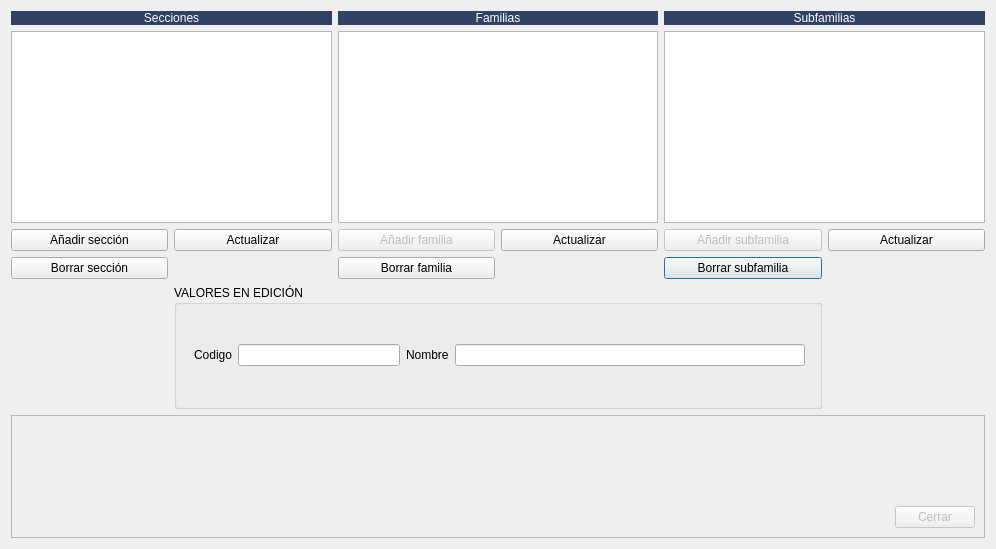
<?xml version="1.0" encoding="UTF-8"?>
<ui version="4.0">
 <class>DlgDivisionesAlmacen</class>
 <widget class="QDialog" name="DlgDivisionesAlmacen">
  <property name="geometry">
   <rect>
    <x>0</x>
    <y>0</y>
    <width>996</width>
    <height>549</height>
   </rect>
  </property>
  <property name="windowTitle">
   <string>Divisiones del almacén</string>
  </property>
  <layout class="QGridLayout" name="gridLayout_2">
   <item row="0" column="3" colspan="2">
    <widget class="QLabel" name="label_2">
     <property name="styleSheet">
      <string notr="true">background-color: #304163;
color: rgb(255, 255, 255);</string>
     </property>
     <property name="text">
      <string>Familias</string>
     </property>
     <property name="alignment">
      <set>Qt::AlignmentFlag::AlignCenter</set>
     </property>
    </widget>
   </item>
   <item row="1" column="3" colspan="2">
    <widget class="QListWidget" name="listFamilias"/>
   </item>
   <item row="3" column="5">
    <widget class="QPushButton" name="btnBorrarSub">
     <property name="text">
      <string>Borrar subfamilia</string>
     </property>
     <property name="icon">
      <iconset resource="../designer.qrc">
       <normaloff>:/PNG/resources/icons/png/delete.png</normaloff>:/PNG/resources/icons/png/delete.png</iconset>
     </property>
    </widget>
   </item>
   <item row="3" column="3">
    <widget class="QPushButton" name="btnBorrarFam">
     <property name="text">
      <string>Borrar familia</string>
     </property>
     <property name="icon">
      <iconset resource="../designer.qrc">
       <normaloff>:/PNG/resources/icons/png/delete.png</normaloff>:/PNG/resources/icons/png/delete.png</iconset>
     </property>
    </widget>
   </item>
   <item row="0" column="5" colspan="2">
    <widget class="QLabel" name="label_6">
     <property name="styleSheet">
      <string notr="true">background-color: #304163;
color: rgb(255, 255, 255);</string>
     </property>
     <property name="text">
      <string>Subfamilias</string>
     </property>
     <property name="alignment">
      <set>Qt::AlignmentFlag::AlignCenter</set>
     </property>
    </widget>
   </item>
   <item row="1" column="5" colspan="2">
    <widget class="QListWidget" name="listSubfamilias"/>
   </item>
   <item row="2" column="2">
    <widget class="QPushButton" name="btnActualizarSeccion">
     <property name="text">
      <string>Actualizar</string>
     </property>
     <property name="icon">
      <iconset resource="../designer.qrc">
       <normaloff>:/PNG/resources/icons/png/Save.png</normaloff>:/PNG/resources/icons/png/Save.png</iconset>
     </property>
    </widget>
   </item>
   <item row="2" column="6">
    <widget class="QPushButton" name="btnActualizarSubfamilia">
     <property name="text">
      <string>Actualizar</string>
     </property>
     <property name="icon">
      <iconset resource="../designer.qrc">
       <normaloff>:/PNG/resources/icons/png/Save.png</normaloff>:/PNG/resources/icons/png/Save.png</iconset>
     </property>
    </widget>
   </item>
   <item row="3" column="1">
    <widget class="QPushButton" name="btnBorrarSec">
     <property name="text">
      <string>Borrar sección</string>
     </property>
     <property name="icon">
      <iconset resource="../designer.qrc">
       <normaloff>:/PNG/resources/icons/png/delete.png</normaloff>:/PNG/resources/icons/png/delete.png</iconset>
     </property>
    </widget>
   </item>
   <item row="5" column="1" colspan="6">
    <widget class="QFrame" name="frame">
     <property name="frameShape">
      <enum>QFrame::Shape::StyledPanel</enum>
     </property>
     <property name="frameShadow">
      <enum>QFrame::Shadow::Raised</enum>
     </property>
     <layout class="QGridLayout" name="gridLayout">
      <item row="5" column="4">
       <widget class="QPushButton" name="btnCerrar">
        <property name="enabled">
         <bool>false</bool>
        </property>
        <property name="text">
         <string>Cerrar</string>
        </property>
        <property name="icon">
         <iconset resource="../designer.qrc">
          <normaloff>:/PNG/resources/icons/png/close.png</normaloff>:/PNG/resources/icons/png/close.png</iconset>
        </property>
       </widget>
      </item>
      <item row="2" column="0" rowspan="3" colspan="2">
       <widget class="QLabel" name="lbl_imagen">
        <property name="sizePolicy">
         <sizepolicy hsizetype="Preferred" vsizetype="Preferred">
          <horstretch>0</horstretch>
          <verstretch>0</verstretch>
         </sizepolicy>
        </property>
        <property name="maximumSize">
         <size>
          <width>250</width>
          <height>250</height>
         </size>
        </property>
        <property name="text">
         <string/>
        </property>
        <property name="pixmap">
         <pixmap>:/Icons/PNG/Box.png</pixmap>
        </property>
        <property name="scaledContents">
         <bool>true</bool>
        </property>
       </widget>
      </item>
      <item row="0" column="0" colspan="5">
       <widget class="QLabel" name="lbl_tree">
        <property name="sizePolicy">
         <sizepolicy hsizetype="Preferred" vsizetype="Fixed">
          <horstretch>0</horstretch>
          <verstretch>0</verstretch>
         </sizepolicy>
        </property>
        <property name="text">
         <string/>
        </property>
       </widget>
      </item>
      <item row="2" column="3">
       <spacer name="horizontalSpacer">
        <property name="orientation">
         <enum>Qt::Orientation::Horizontal</enum>
        </property>
        <property name="sizeHint" stdset="0">
         <size>
          <width>40</width>
          <height>20</height>
         </size>
        </property>
       </spacer>
      </item>
      <item row="2" column="2">
       <spacer name="verticalSpacer">
        <property name="orientation">
         <enum>Qt::Orientation::Vertical</enum>
        </property>
        <property name="sizeHint" stdset="0">
         <size>
          <width>20</width>
          <height>40</height>
         </size>
        </property>
       </spacer>
      </item>
     </layout>
    </widget>
   </item>
   <item row="2" column="4">
    <widget class="QPushButton" name="btnActualizarFamilia">
     <property name="text">
      <string>Actualizar</string>
     </property>
     <property name="icon">
      <iconset resource="../designer.qrc">
       <normaloff>:/PNG/resources/icons/png/Save.png</normaloff>:/PNG/resources/icons/png/Save.png</iconset>
     </property>
    </widget>
   </item>
   <item row="0" column="1" colspan="2">
    <widget class="QLabel" name="label">
     <property name="maximumSize">
      <size>
       <width>16777215</width>
       <height>21</height>
      </size>
     </property>
     <property name="styleSheet">
      <string notr="true">background-color: #304163;
color: rgb(255, 255, 255);</string>
     </property>
     <property name="text">
      <string>Secciones</string>
     </property>
     <property name="alignment">
      <set>Qt::AlignmentFlag::AlignCenter</set>
     </property>
    </widget>
   </item>
   <item row="2" column="1">
    <widget class="QPushButton" name="btnAddSeccion">
     <property name="enabled">
      <bool>true</bool>
     </property>
     <property name="text">
      <string>Añadir sección</string>
     </property>
     <property name="icon">
      <iconset resource="../designer.qrc">
       <normaloff>:/PNG/resources/icons/png/Add.png</normaloff>:/PNG/resources/icons/png/Add.png</iconset>
     </property>
    </widget>
   </item>
   <item row="2" column="5">
    <widget class="QPushButton" name="btnAddSub">
     <property name="enabled">
      <bool>false</bool>
     </property>
     <property name="text">
      <string>Añadir subfamilia</string>
     </property>
     <property name="icon">
      <iconset resource="../designer.qrc">
       <normaloff>:/PNG/resources/icons/png/Add.png</normaloff>:/PNG/resources/icons/png/Add.png</iconset>
     </property>
    </widget>
   </item>
   <item row="1" column="1" colspan="2">
    <widget class="QListWidget" name="listSecciones"/>
   </item>
   <item row="2" column="3">
    <widget class="QPushButton" name="btnAddFamily">
     <property name="enabled">
      <bool>false</bool>
     </property>
     <property name="text">
      <string>Añadir familia</string>
     </property>
     <property name="icon">
      <iconset resource="../designer.qrc">
       <normaloff>:/PNG/resources/icons/png/Add.png</normaloff>:/PNG/resources/icons/png/Add.png</iconset>
     </property>
    </widget>
   </item>
   <item row="4" column="2" colspan="4">
    <widget class="QGroupBox" name="groupBox">
     <property name="sizePolicy">
      <sizepolicy hsizetype="Preferred" vsizetype="Expanding">
       <horstretch>0</horstretch>
       <verstretch>0</verstretch>
      </sizepolicy>
     </property>
     <property name="title">
      <string>VALORES EN EDICIÓN</string>
     </property>
     <widget class="QWidget" name="gridLayoutWidget">
      <property name="geometry">
       <rect>
        <x>20</x>
        <y>50</y>
        <width>611</width>
        <height>41</height>
       </rect>
      </property>
      <layout class="QGridLayout" name="gridLayout_3">
       <item row="0" column="2">
        <widget class="QLabel" name="label_5">
         <property name="text">
          <string>Nombre</string>
         </property>
        </widget>
       </item>
       <item row="0" column="0">
        <widget class="QLabel" name="label_3">
         <property name="text">
          <string>Codigo</string>
         </property>
        </widget>
       </item>
       <item row="0" column="1">
        <widget class="QLineEdit" name="txtcodigo">
         <property name="maximumSize">
          <size>
           <width>300</width>
           <height>16777215</height>
          </size>
         </property>
         <property name="readOnly">
          <bool>true</bool>
         </property>
        </widget>
       </item>
       <item row="0" column="3">
        <widget class="QLineEdit" name="txtnombre">
         <property name="minimumSize">
          <size>
           <width>350</width>
           <height>0</height>
          </size>
         </property>
         <property name="maximumSize">
          <size>
           <width>16777215</width>
           <height>16777215</height>
          </size>
         </property>
         <property name="readOnly">
          <bool>true</bool>
         </property>
        </widget>
       </item>
      </layout>
     </widget>
    </widget>
   </item>
  </layout>
 </widget>
 <resources>
  <include location="../designer.qrc"/>
 </resources>
 <connections/>
</ui>
